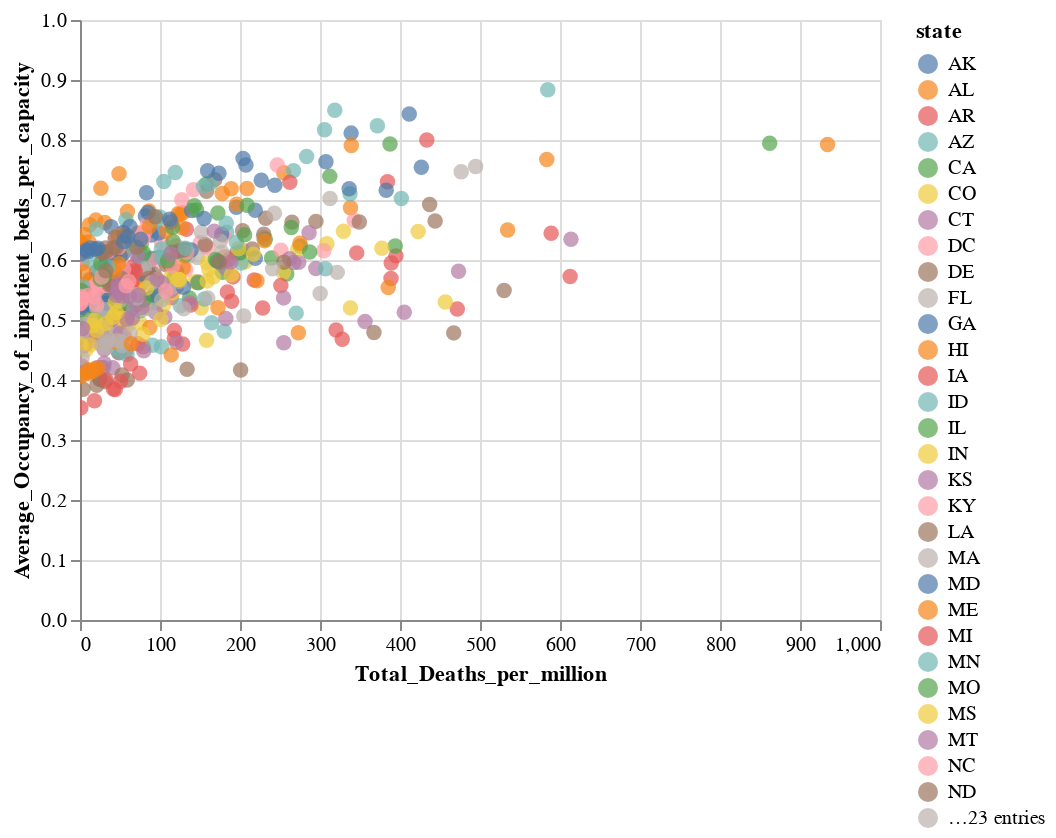

Here is the notebook cell this chart was saved with:
### Code cell
x=pd.DataFrame(final.groupby(["state","month"])["deathIncrease_per_million"].sum().reset_index())
y=pd.DataFrame(final.groupby(["state","month"])["total_hospitalizedCurrently_per_capacity"].mean().reset_index())
new=x.merge(y,on=["state","month"])
new.columns=["state","month","Total_Deaths_per_million","Average_Occupancy_of_inpatient_beds_per_capacity"]
alt.Chart(new).mark_circle(size=60).encode(
    x="Total_Deaths_per_million",
    y=alt.X('Average_Occupancy_of_inpatient_beds_per_capacity',
        scale=alt.Scale(domain=(0, 1))),
    color='state',
    tooltip=['state', 'month', 'Total_Deaths_per_million', 'Average_Occupancy_of_inpatient_beds_per_capacity']
).interactive()

### Figure 1 — Vega-Lite specification as saved in the notebook (floating-point values rounded to 4 significant figures; data arrays with more than 128 entries replaced by an {"elided": "..."} marker saying what was removed)
{"config": {"view": {"continuousWidth": 400, "continuousHeight": 300}}, "data": {"name": "data-7b7cbb383329ba1b0774fefeb3b7e062"}, "mark": {"type": "circle", "size": 60}, "encoding": {"color": {"type": "nominal", "field": "state"}, "tooltip": [{"type": "nominal", "field": "state"}, {"type": "quantitative", "field": "month"}, {"type": "quantitative", "field": "Total_Deaths_per_million"}, {"type": "quantitative", "field": "Average_Occupancy_of_inpatient_beds_per_capacity"}], "x": {"type": "quantitative", "field": "Total_Deaths_per_million"}, "y": {"type": "quantitative", "field": "Average_Occupancy_of_inpatient_beds_per_capacity", "scale": {"domain": [0, 1]}}}, "selection": {"selector008": {"type": "interval", "bind": "scales", "encodings": ["x", "y"]}}, "$schema": "https://vega.github.io/schema/vega-lite/v4.8.1.json", "datasets": {"data-7b7cbb383329ba1b0774fefeb3b7e062": {"elided": "624 records"}}}
